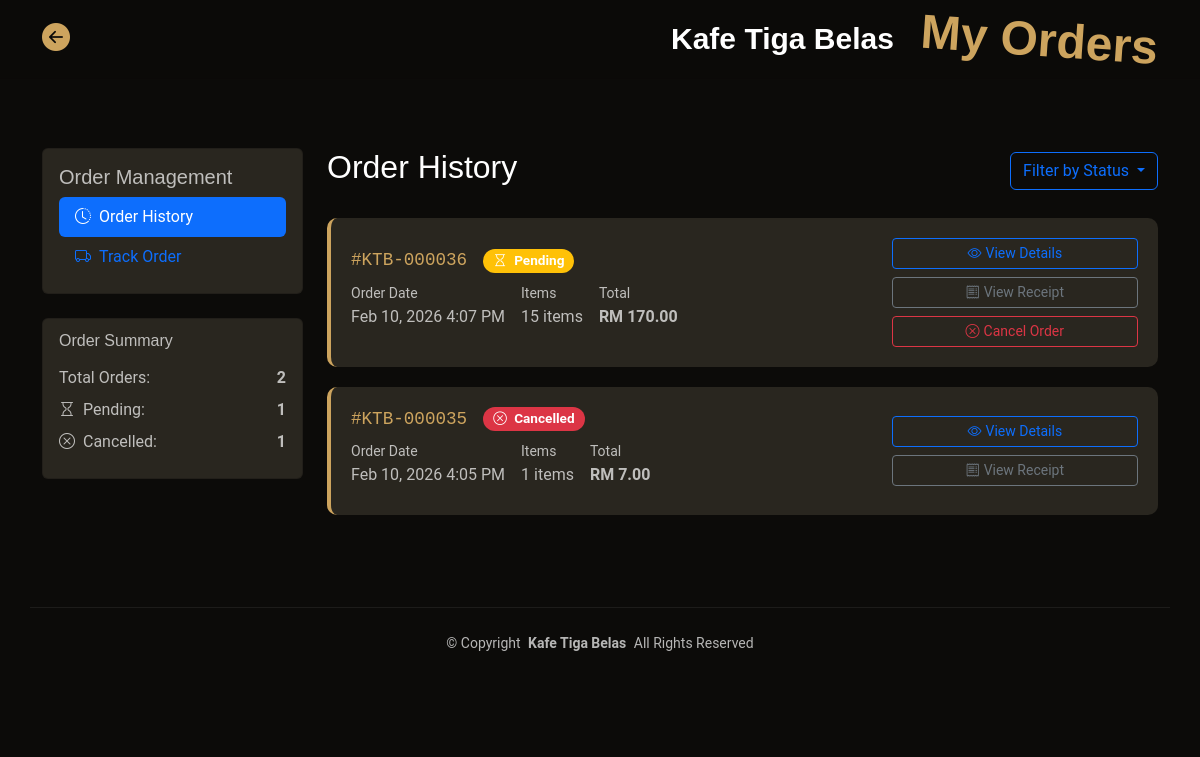
The app's page /order_history.php (signed in), older data.
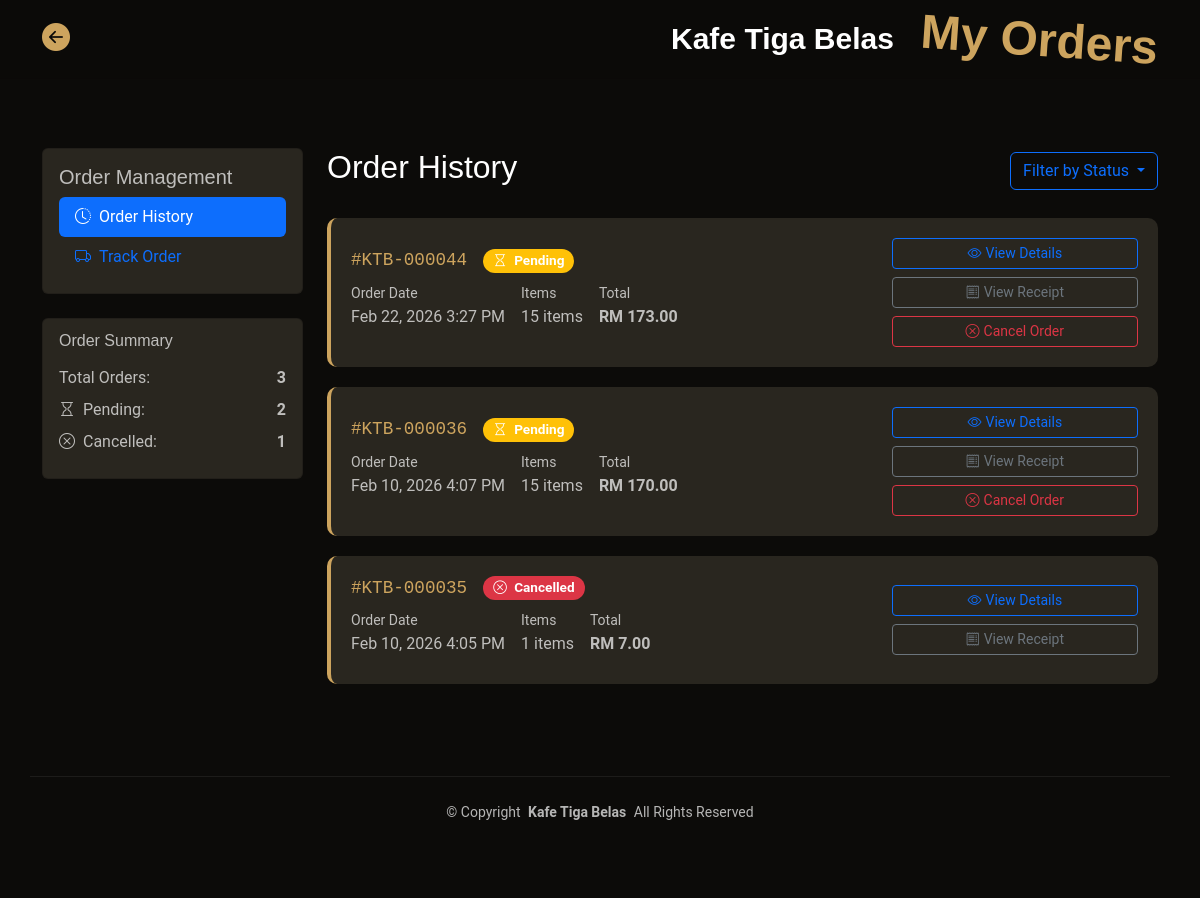
The same page, newer data.
### tables this page shows
CREATE TABLE `orders` (
  `id` int(11) NOT NULL,
  `user_id` int(11) DEFAULT NULL,
  `total_amount` decimal(10,2) NOT NULL,
  `payment_id` varchar(255) NOT NULL,
  `status` varchar(20) DEFAULT 'pending',
  `created_at` timestamp NOT NULL DEFAULT current_timestamp(),
  `updated_at` timestamp NOT NULL DEFAULT current_timestamp() ON UPDATE current_timestamp(),
  `estimated_ready_time` datetime DEFAULT NULL,
  `notes` text DEFAULT NULL,
  `pickup_code` varchar(10) DEFAULT NULL
);

### app/order_functions.php (called while the page is built, shortened)
<?php
function getCustomerOrders($pdo, $user_id, $limit = 10) {
    $limit = (int)$limit;
    $stmt = $pdo->prepare("
        SELECT o.*,
               COUNT(oi.id) as item_count,
               (SELECT status FROM order_status_logs WHERE order_id = o.id ORDER BY created_at DESC LIMIT 1) as current_status
        FROM orders o
        LEFT JOIN order_items oi ON o.id = oi.order_id
        WHERE o.user_id = ?
        GROUP BY o.id
        ORDER BY o.created_at DESC
        LIMIT " . $limit . "
    ");
    $stmt->execute([$user_id]);
    return $stmt->fetchAll(PDO::FETCH_ASSOC);
}
function getOrderStatusDisplay($status) {
    $statuses = [
        'pending' => ['text' => 'Pending', 'class' => 'warning', 'icon' => 'bi-hourglass'],
        'confirmed' => ['text' => 'Confirmed', 'class' => 'info', 'icon' => 'bi-check-circle'],
        'preparing' => ['text' => 'Preparing', 'class' => 'primary', 'icon' => 'bi-cup-hot'],
        'ready' => ['text' => 'Ready', 'class' => 'success', 'icon' => 'bi-bell'],
        'completed' => ['text' => 'Completed', 'class' => 'secondary', 'icon' => 'bi-check2-all'],
        'cancelled' => ['text' => 'Cancelled', 'class' => 'danger', 'icon' => 'bi-x-circle'],
    ];
    return $statuses[$status] ?? ['text' => 'Unknown', 'class' => 'dark', 'icon' => 'bi-question-circle'];
}
?>

### order_history.php (the view, shortened to what the changed rows need)
<?php
require 'app/db.php';
require 'app/order_functions.php';
$user_id = $_SESSION['user_id'];
$orders = getCustomerOrders($pdo, $user_id, 20);
$page = $_GET['page'] ?? 1;
$limit = 10;
$offset = ($page - 1) * $limit;
$paged_orders = array_slice($orders, $offset, $limit);
?>
<!DOCTYPE html>
<html lang="en">
<head>
    <link href="assets/vendor/bootstrap/css/bootstrap.min.css" rel="stylesheet">
    <link href="assets/vendor/bootstrap-icons/bootstrap-icons.css" rel="stylesheet">
    <link href="assets/css/main.css" rel="stylesheet">
</head>
<body class="index-page">
    <header id="header" class="header fixed-top">
        <div class="branding d-flex align-items-center">
            <div class="container position-relative d-flex align-items-center justify-content-between">
                <a href="index.php" class="logo d-flex align-items-center me-auto me-xl-0">
                    <h1 class="sitename">Kafe Tiga Belas</h1>
                    <h1 style="font-size: 3em; transform: rotate(4deg); color: var(--accent-color);"
                        class="sitename">&nbsp;&nbsp;My Orders</h1>
                </a>
            </div>
        </div>
    </header>
    <main class="main">
        <div class="container py-5" style="margin-top: 100px;">
            <div class="row">
                <div class="col-lg-3">
                    <div class="card">
                        <div class="card-body">
                            <div class="d-flex justify-content-between mb-2">
                                <span>Total Orders:</span>
                                <strong><?php echo count($orders); ?></strong>
                            </div>
                            <?php
                            $status_counts = [];
                            foreach ($orders as $order) {
                                $status = $order['current_status'] ?? 'pending';
                                $status_counts[$status] = ($status_counts[$status] ?? 0) + 1;
                            }
                            ?>
                            <?php foreach ($status_counts as $status => $count): ?>
                            <?php $display = getOrderStatusDisplay($status); ?>
                            <div class="d-flex justify-content-between mb-2">
                                <span>
                                    <i class="bi <?php echo $display['icon']; ?> me-1"></i>
                                    <?php echo $display['text']; ?>:
                                </span>
                                <strong><?php echo $count; ?></strong>
                            </div>
                            <?php endforeach; ?>
                        </div>
                    </div>
                </div>
                <div class="col-lg-9">
                    <div class="d-flex justify-content-between align-items-center mb-4">
                        <h2>Order History</h2>
                    </div>
                    <?php if (empty($paged_orders)): ?>
                        <div class="empty-state">
                            <i class="bi bi-cart display-1 opacity-25 mb-3"></i>
                            <h3>No Orders Yet</h3>
                            <p class="mb-4">You haven't placed any orders yet. Start by exploring our menu!</p>
                            <a href="menu.php" class="btn btn-primary">
                                <i class="bi bi-cup-hot me-2"></i>Browse Menu
                            </a>
                        </div>
                    <?php else: ?>
                        <?php foreach ($paged_orders as $order): ?>
                        <?php
                        $order_status = $order['current_status'] ?? 'pending';
                        $status_display = getOrderStatusDisplay($order_status);
                        ?>
                        <div class="order-card">
                            <div class="row align-items-center">
                                <div class="col-md-8">
                                    <div class="d-flex align-items-center mb-2">
                                        <h5 class="order-number mb-0 me-3">
                                            #KTB-<?php echo str_pad($order['id'], 6, '0', STR_PAD_LEFT); ?>
                                        </h5>
                                        <span class="badge bg-<?php echo $status_display['class']; ?> status-badge">
                                            <i class="bi <?php echo $status_display['icon']; ?> me-1"></i>
                                            <?php echo $status_display['text']; ?>
                                        </span>
                                    </div>
                                    <div class="d-flex flex-wrap gap-3 mb-2">
                                        <div>
                                            <small>Order Date</small>
                                            <div><?php echo date('M j, Y g:i A', strtotime($order['created_at'])); ?></div>
                                        </div>
                                        <div>
                                            <small>Items</small>
                                            <div><?php echo $order['item_count']; ?> items</div>
                                        </div>
                                        <div>
                                            <small>Total</small>
                                            <div class="fw-bold">RM <?php echo number_format($order['total_amount'], 2); ?></div>
                                        </div>
                                    </div>
                                </div>
                                <div class="col-md-4 text-end">
                                    <div class="d-flex flex-column gap-2">
                                        <a href="order_details.php?order_id=<?php echo $order['id']; ?>"
                                           class="btn btn-outline-primary btn-sm">
                                            <i class="bi bi-eye me-1"></i>View Details
                                        </a>
                                        <a href="receipt.php?order_id=<?php echo $order['id']; ?>"
                                           class="btn btn-outline-secondary btn-sm">
                                            <i class="bi bi-receipt me-1"></i>View Receipt
                                        </a>
                                        <?php if ($order_status === 'pending'): ?>
                                        <button class="btn btn-outline-danger btn-sm"
                                                onclick="cancelOrder(<?php echo $order['id']; ?>)">
                                            <i class="bi bi-x-circle me-1"></i>Cancel Order
                                        </button>
                                        <?php endif; ?>
                                    </div>
                                </div>
                            </div>
                        </div>
                        <?php endforeach; ?>
                    <?php endif; ?>
                </div>
            </div>
        </div>
    </main>
</body>
</html>

Row changes from the older to the newer data that the page shows:
added orders: id "000044", text "Pending", created_at "Feb 22, 2026 3:27 PM", item_count "15", total_amount "173.00"
Text that changed along with them:
count($orders): "2" → "3"
new list line: "Pending : 2"
list line gone: "Pending : 1"
